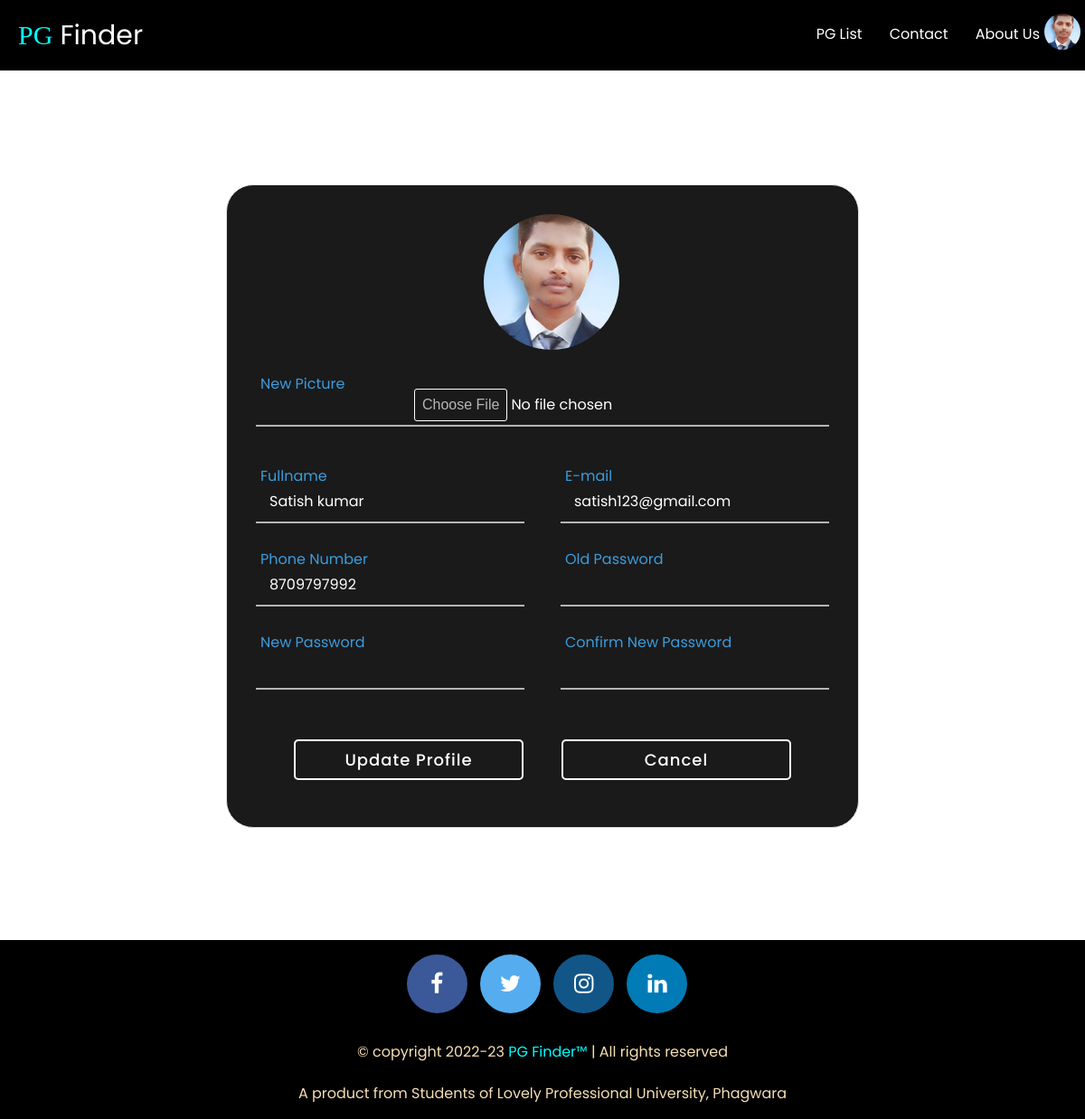
The page /update_profile.php (signed in) on the database its author committed.
### tables this page shows
CREATE TABLE `users` (
  `user_id` int(11) NOT NULL,
  `fname` varchar(50) NOT NULL,
  `username` varchar(20) NOT NULL,
  `email` varchar(100) NOT NULL,
  `phonenumber` varchar(15) NOT NULL,
  `password` varchar(255) NOT NULL,
  `gender` enum('Male','Female','Others') NOT NULL,
  `profilepic` varchar(255) DEFAULT NULL,
  `registration_date` timestamp NOT NULL DEFAULT current_timestamp(),
  `is_active` tinyint(1) DEFAULT 1
);

### update_profile.php (the view, shortened to what this page needs)
<?php
$user_id = $_SESSION['username'];
?>
<!DOCTYPE html>
<html lang="en">
<head>
   <?php require 'navbar.php' ?>
   <link rel="stylesheet" href="update_profile.css">
</head>
<body>
   <div class="update-profile">
      <?php
      $select = mysqli_query($conn, "SELECT * FROM `users` WHERE username = '$user_id'") or die('query failed');
      if (mysqli_num_rows($select) > 0) {
         $fetch = mysqli_fetch_assoc($select);
      }
      ?>
      <form action="update_profile.php" method="post" enctype="multipart/form-data">
         <div class="flex">
            <div class="image">
               <?php
               if ($fetch['profilepic'] == '') {
                  echo '<img src="images/default-avatar.png">';
               } else {
                  echo '<img src="' . $fetch['profilepic'] . '">';
               }
               ?>
            </div>
         </div>
         <div class="txt_field">
            <input type="file" name="update_image" accept="image/jpg, image/jpeg, image/png">
            <label>New Picture</label>
         </div>
         <div class="user-details">
            <div class="txt_field">
               <input type="text" name="update_name" maxlength="30" minlength="3"
                  value="<?php echo $fetch['fname']; ?>">
               <label>Fullname</label>
            </div>
            <div class="txt_field">
               <input type="email" name="update_email" maxlength="30" value="<?php echo $fetch['email']; ?>">
               <label>E-mail</label>
            </div>
            <div class="txt_field">
               <input type="tel" name="update_phoneno" value="<?php echo $fetch['phonenumber']; ?>" maxlength="10"
                  minlength="10" />
               <label>Phone Number</label>
            </div>
            <div class="txt_field">
               <input type="password" name="update_pass" minlength="8" maxlength="20">
               <label>Old Password</label>
            </div>
            <div class="txt_field">
               <input type="password" name="new_pass" minlength="8" maxlength="20"
                  pattern="(?=.*\d)(?=.*[a-z])(?=.*[A-Z]).{8,}"
                  title="Must contain at least one number and one uppercase and lowercase letter, and at least 8 or more characters">
               <label>New Password</label>
            </div>
            <div class="txt_field">
               <input type="password" name="confirm_pass" minlength="8" maxlength="20">
               <label>Confirm New Password</label>
            </div>
         </div>
         <div class="button">
            <input type="submit" value="Update Profile" name="update_profile" class="btn">
            <input type="button" value="Cancel" onclick="window.location.href='home.php'">
         </div>
   </div>
   <?php require 'footer.php' ?>
</body>
</html>

### accsection.php (shortened to what this page needs)
<!DOCTYPE html>
<html lang="en">
<head>
  <link rel="stylesheet" href="https://cdnjs.cloudflare.com/ajax/libs/font-awesome/4.7.0/css/font-awesome.min.css"
 />
  <link href="accsection.css" rel="stylesheet" />
</head>
<?php
include 'dbconnect.php';
$username = $_SESSION['username'];
$existSql = "SELECT profilepic FROM `users` WHERE `username` =  '$username'";
$result = mysqli_query($conn, $existSql);
$numExistRows = mysqli_num_rows($result);
if ($numExistRows == 1) {
  $row = mysqli_fetch_assoc($result);
  if ($row['profilepic']) {
    $destination = $row['profilepic'];
  } else {
    $destination = 'images/accicon.png';
  }
} else {
  $destination = 'images/accicon.png';
}
?>
<body>
  <div class="action" id="action">
    <div class="profile1" onclick="menuToggle();">
      <img src="<?php echo $destination ?>" />
    </div>
  </div>
  </div>
</body>
</html>

### navbar.css (style rules this page uses)
* { box-sizing: border-box; margin: 0px; font-family: "Poppins", sans-serif; padding: 0px; }
@media all and (min-width: 960px) { .button { order: 2; } }

### accsection.css (style rules this page uses)
.action { position: absolute; top: 15px; margin-left:-20px; }
.action .profile1 { position: relative; width: 40px; height: 40px; border-radius: 50%; overflow: hidden; cursor: pointer; }
.action .profile1 img { position: absolute; top: 0; left: 0; right: 0; width: 100%; height: 100%; object-fit: cover; }
.btn::before { outline: none; border: none; background: none; background-color: none; display: inline-block; transition: 0.5s; text-decoration: none; }

### update_profile.css (style rules this page uses)
* { margin: 0; padding: 0; box-sizing: border-box; }
html { height: 100%; background-image: url(https://images.pexels.com/photos/2530586/pexels-photo-2530586.jpeg?cs=srgb&dl=pexels-scott-webb-2530586.jpg&fm=jpg&_gl=1*1cwch4e*_ga*MTc4NzAwMzU3LjE2NjMzNDA1MDM.*_ga_8JE65Q40S6*MTY2NzY2MDM3Mi40LjEuMTY2NzY2MDc1OS4wLjAuMA..); background-size: cover; background-repeat: no-repeat; }
body { font-family: "Poppins", sans-serif; font-size: 1rem; line-height: 1.6; height: 100%; }
.update-profile { width: 100%; height: 100%; display: flex; justify-content: center; align-items: center; margin: 20vh 0 10vh 0; }
form { width: 700px; height: auto; border: 1px solid #ddd; padding: 2rem; background: black; opacity: 0.9; border-radius: 30px; }
form img { height: 150px; width: 150px; border-radius: 50%; object-fit: cover; margin-bottom: 5px; margin-left:20px; }
input[type="file"] { margin-left:170px; margin-bottom:0px; outline: none; border: 0px; }
form .user-details { display: flex; flex-wrap: wrap; justify-content: space-between; margin: 20px 0 12px 0; }
form .user-details .txt_field { margin-bottom: 15px; width: calc(100% / 2 - 20px); }
.user-details .txt_field input { height: 45px; width: 100%; outline: none; font-size: 16px; border-radius: 5px; padding-left: 15px; border-bottom-width: 2px; transition: all 0.3s ease; }
.user-details .txt_field input:focus, .user-details .txt_field input:valid { border-color: #9b59b6; }
form .button { display: flex; height: 45px; margin: 40px 0 20px 0; justify-content: space-evenly; }
input[type=submit] ,input[type=button] { height: 100%; width: 40%; border-radius: 5px; border: 2px solid white; color: #fff; font-size: 18px; font-weight: 500; letter-spacing: 1px; cursor: pointer; transition: all 0.3s ease; background: transparent; }
.flex { display: flex; justify-content: center; }
form .txt_field { position: relative; border-bottom: 2px solid #adadad; margin: 30px 0; }
.txt_field input { width: 100%; padding: 0 5px; height: 40px; font-size: 16px; border: none; background: none; outline: none; color: white; }
label { color: white; }
.txt_field label { position: absolute; top: 50%; left: 5px; color: #adadad; transform: translateY(-50%); font-size: 16px; pointer-events: none; transition: 0.5s; }
.txt_field input:focus ~ label, .txt_field input:valid ~ label { top: -5px; color: #2691d9; }

### rows shown on the page
users: profilepic (picture), update_name "Satish kumar", update_email "satish123@gmail.com", update_phoneno "8709797992"
